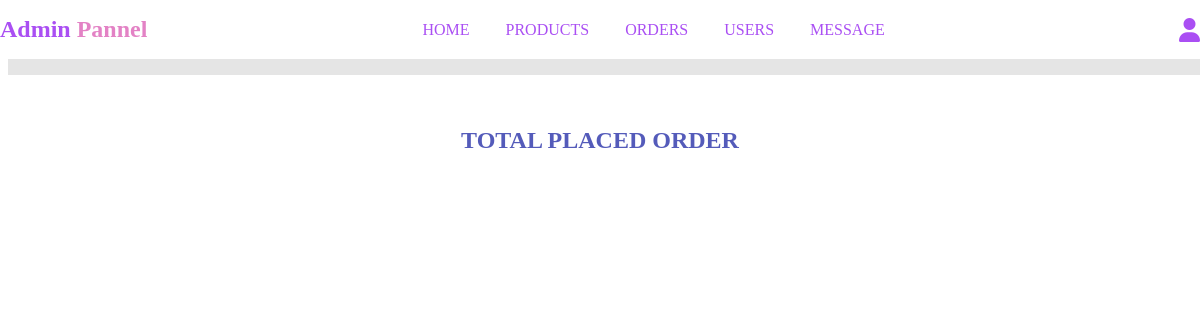
The app's page /admin_orders.php (signed in), older data.
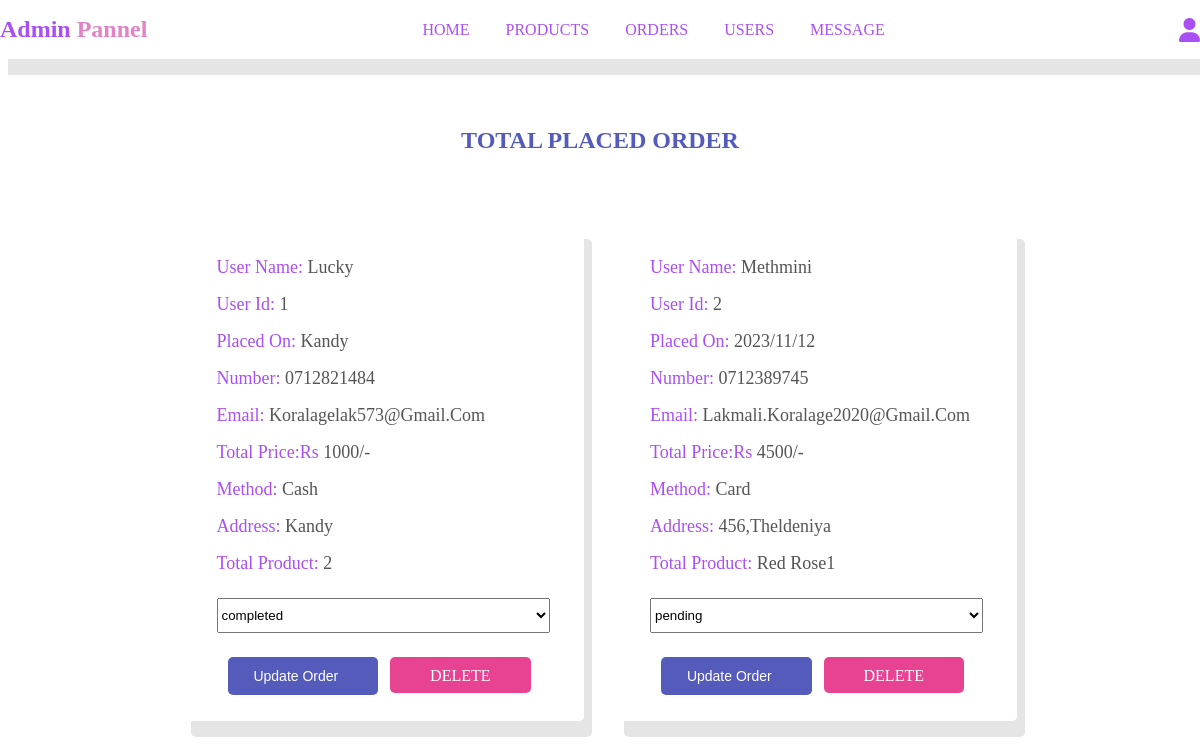
The same page, newer data.
### tables this page shows
CREATE TABLE IF NOT EXISTS `orders` (
  `id` int(255) NOT NULL AUTO_INCREMENT,
  `user_id` int(255) NOT NULL,
  `name` varchar(255) NOT NULL,
  `number` varchar(255) NOT NULL,
  `email` varchar(255) NOT NULL,
  `method` varchar(255) NOT NULL,
  `address` varchar(255) NOT NULL,
  `total_product` varchar(255) NOT NULL,
  `total_price` varchar(255) NOT NULL,
  `placed_on` varchar(255) NOT NULL,
  `payment_status` varchar(255) NOT NULL,
  PRIMARY KEY (`id`)
);

### admin_orders.php (the view, shortened to what this page needs)
<?php
include 'connection.php';
?>
<!DOCTYPE html>
<html lang="en">
<head>
    <link rel="stylesheet" href="https://cdnjs.cloudflare.com/ajax/libs/font-awesome/6.5.1/css/all.min.css" />
    <link rel="stylesheet" type="text/css" href="style.css">
</head>
<body>
    <?php include 'admin_header.php'; ?>
    <section class="order-container">
        <h1 class="title">total placed order</h1>
        <div class="box-container">
            <?php
            $select_orders = mysqli_query($conn, "SELECT * FROM `orders`") or die('query failed 1');
            if (mysqli_num_rows($select_orders) > 0) {
                while ($fetch_orders = mysqli_fetch_assoc($select_orders)) {
            ?>
                    <div class="box">
                        <p>user name: <span><?php echo $fetch_orders['name']; ?></span></p>
                        <p>user id: <span><?php echo $fetch_orders['user_id']; ?></span></p>
                        <p>placed on: <span><?php echo $fetch_orders['placed_on']; ?></span></p>
                        <p>number: <span><?php echo $fetch_orders['number']; ?></span></p>
                        <p>email: <span><?php echo $fetch_orders['email']; ?></span></p>
                        <p>total price:Rs <span><?php echo $fetch_orders['total_price']; ?>/-</span></p>
                        <p>method: <span><?php echo $fetch_orders['method']; ?></span></p>
                        <p>address: <span><?php echo $fetch_orders['address']; ?></span></p>
                        <p>total product: <span><?php echo $fetch_orders['total_product']; ?></span></p>
                        <form method="post">
                            <select name="update_payment">
                                <option disabled selected><?php echo $fetch_orders['payment_status'];?></option>
                            </select>
                            <input type="submit" name="update_order" value="update order" class="btn">
                            <a href="admin_orders.php?delete=<?php echo $fetch_orders['id']; ?>" class="delete"
                            onclick="return confirm('delete this')">delete</a>
                        </form>
                    </div>
            <?php
                }
            }
            ?>
        </div>
    </section>
</body>
</html>

### admin_header.php (shortened to what this page needs)
<!DOCTYPE html>
<html lang="en">
<head>
    <link rel="stylesheet" href="https://cdnjs.cloudflare.com/ajax/libs/font-awesome/6.5.1/css/all.min.css" />
    <link rel="stylesheet" type="text/css" href="style.css">
</head>
<body>
    <Header class="header">
        <div class="flex">
            <a href="admin.php" class="logo">Admin <span>Pannel</span></a>
            <nav class="navbar">
                <a href="admin.php">Home</a>
                <a href="admin_product.php">Products</a>
                <a href="admin_orders.php">Orders</a>
                <a href="admin_users.php">Users</a>
                <a href="admin_message.php">Message</a>
            </nav>
            <div class="icons">
                <i class="fa-solid fa-user" id="user-btn"></i>
            </div>
        </div>
    </Header>
</body>
</html>

### style.css (style rules this page uses)
* { margin: 0; padding: 0; box-sizing: border-box; }
:root { --white-alpha-40: rgba(255, 255, 255, 0.40); --white-alpha-25: rgba(255, 255, 255, 0.25); --backdrop-filter-blur: blur(5px); --pink: #e84393; --box-shadow: 0.5rem 1rem rgba(0, 0, 0, 0.1); }
a { text-decoration: none; }
form input, textarea { width: 100%; background: var(--white-alpha-25); padding: 0.7rem 1.4rem; outline: none; border: none; border-radius: 5px; margin: 0.5rem 0; padding-left: 0.5rem; box-shadow: 2px 2px 5px rgba(0, 0, 0, 0.4); font-size: 14px; }
form .btn { cursor: pointer; background: #545bba; color: #fff; text-transform: uppercase; }
header { background: #fff; width: 100%; padding: 1rem 0; box-shadow: var(--box-shadow); position: sticky; z-index: 1000; }
.flex { max-width: 1200px; display: flex; justify-content: space-between; align-items: center; position: relative; margin: 0 auto; }
.logo { font-size: 1.5rem; font-weight: bold; color: #aa4ff3; }
.logo span { color: #e382c5; }
.navbar a { margin: 0 1rem; font-size: 1rem; color: #aa4ff3; text-transform: uppercase; }
.header .icons { display: flex; }
.header .icons i { margin-left: 1.2rem; font-size: 1.5rem; cursor: pointer; color: #aa4ff3; }
.title { text-align: center; text-transform: uppercase; margin: 2rem 0; color: #545bba; }
.box-container { padding: 2% 8%; display:grid; grid-template-columns: repeat(auto-fit,minmax(15rem,1fr)); justify-content: center; align-items: center; }
.box-container .box { box-shadow: var(--box-shadow); padding: 1rem 0; background: var(--white-alpha-25); border: 2px solid var(--white-alpha-40); margin: 1rem; text-align: center; border-radius: 5px; }
.box-container .box p { font-size: 18px; text-transform: uppercase; margin: 1rem 0; }
.edit, .delete { margin: .5rem; text-transform: uppercase; color: #fff; background: var(--pink); padding: .5rem 2rem; border-radius: 5px; }
.order-container { padding: 3% 7%; }
.order-container .box-container { grid-template-columns: repeat(auto-fit, minmax(20rem,1fr)); justify-content: center; align-items: flex-start; }
.order-container .box { text-align: left; padding: 1rem 2rem; }
.order-container .box p { margin-bottom: .5rem; text-transform: capitalize; color: #aa4ff3; }
.order-container .box span { color: #555; }
.order-container form { text-align: center; }
.order-container form select { width: 100%; margin:1rem 0; padding: .5rem 0; cursor: pointer; }
.order-container form input { box-shadow: none; width: 45%; text-transform: capitalize; }
.box-container .delete { padding: .6rem 12%; }

Row changes from the older to the newer data that the page shows:
added orders: name "Lucky", user "1", placed_on "Kandy", number "0712821484", email "Koralagelak573@gmail.com", total_price "1000", method "Cash", address "Kandy", total_product "2", update_payment "completed"
added orders: name "Methmini", user "2", placed_on "2023/11/12", number "0712389745", email "Lakmali.koralage2020@gmail.com", total_price "4500", method "Card", address "456,theldeniya", total_product "Red Rose1", update_payment "pending"
